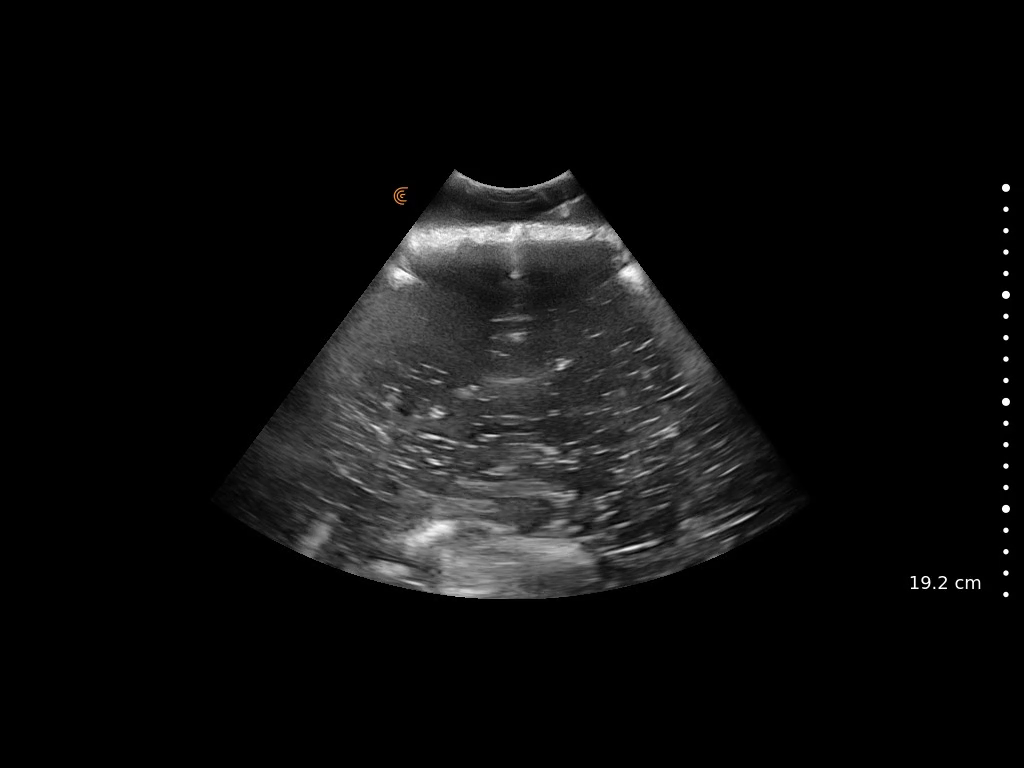
#> input picture frame 24 of Data/edited data/clarius_needleInWater.mp4, 1024 x 768 px, given in place of 102622_Water.mp4, which was not available
$ jupyter execute ROI_program.ipynb   (text cells are left out)
#> lines starting #> are read from the running program, lines starting #| are printed output that depends on the picture; after the words box and inside, x2 and y2 are one past the last pixel; in counts of white or black regions, pixels touching at a corner belong together; pictures that were not available may be replaced by others from this repository, and a replacement may not be noted
[cell 1]
import cv2
import time

import tensorflow as tf
import os
import shutil
import numpy as np
import random
from tqdm import tqdm
from skimage.io import imread, imshow
from skimage.transform import resize
import matplotlib.pyplot as plt
from pathlib import Path
import re
import cv2
from keras import backend as K
tf.__version__
import glob

#check if tensorflow gpu is being used
print("Num GPUs Available: ", len(tf.config.list_physical_devices('GPU')))
#> (this line was passed over: tensorflow is not available in this run)
print("tensorflow version:", tf.__version__)

[cell 2]
# [30 lines left out: function stackImages, not called in this run]

[cell 3]
def getContours(img,imgContour):
    contours, hierarchy = cv2.findContours(img, cv2.RETR_EXTERNAL, cv2.CHAIN_APPROX_NONE)
    for cnt in contours:
        area = cv2.contourArea(cnt)
        areaMin = 80
        if area > areaMin:
            cv2.drawContours(imgContour, cnt, -1, (255, 0, 255), 7)
            peri = cv2.arcLength(cnt, True)
            approx = cv2.approxPolyDP(cnt, 0.02 * peri, True)
            # print(len(approx))
            x , y , w, h = cv2.boundingRect(approx)
            cv2.rectangle(imgContour, (x , y ), (x + w , y + h ), (0, 255, 0), 5)

            # cv2.putText(imgContour, "Points: " + str(len(approx)), (x + w + 20, y + 20), cv2.FONT_HERSHEY_COMPLEX, .7,
            #             (0, 255, 0), 2)
            # cv2.putText(imgContour, "Area: " + str(int(area)), (x + w + 20, y + 45), cv2.FONT_HERSHEY_COMPLEX, 0.7,
            #             (0, 255, 0), 2)

[cell 4]
#Background Subtraction
#reference: https://www.geeksforgeeks.org/python-background-subtraction-using-opencv/?ref=lbp,
#Image blurring reference: https://www.geeksforgeeks.org/python-image-blurring-using-opencv/


#videos to choose from
from numpy import zeros_like


NeedleViz_path1 = 'Data/edited data/102622_Water.mp4'
NeedleViz_path2 = 'Data/edited data/102822_Water.mp4'

#control playback speed
frame_rate = 25

# vc = cv2.VideoCapture(0) #opens camera
vc = cv2.VideoCapture(NeedleViz_path1)

prev_frame_time = 0
new_frame_time = 0
average_fps_list = []

frameWidth = 440
frameHeight = 440
vc.set(3, frameWidth)
vc.set(4, frameHeight)


def empty(a):
  pass


cv2.namedWindow("Parameters")
cv2.resizeWindow("Parameters",640,240)
cv2.createTrackbar("col_initial","Parameters",100,440,empty)
cv2.createTrackbar("col_final","Parameters",300,440,empty)
cv2.createTrackbar("row_initial","Parameters",100,440,empty)
cv2.createTrackbar("row_final","Parameters",200,440,empty)


if (vc.isOpened()== False):
  print("Error opening video  file")

while(vc.isOpened()):
    rval, frame = vc.read()
#> frame is the input picture: shape (768, 1024, 3); mean B, G, R 14.1, 14.1, 14.1

    if rval == True:
        #Insert Code Here
        col_initial = cv2.getTrackbarPos("col_initial", "Parameters")
        col_final = cv2.getTrackbarPos("col_final", "Parameters")
        row_initial = cv2.getTrackbarPos("row_initial", "Parameters")
        row_final = cv2.getTrackbarPos("row_final", "Parameters")

        resized_frame = cv2.resize(frame, (frameWidth,frameHeight))
        resized_frame = cv2.cvtColor(resized_frame, cv2.COLOR_RGB2GRAY)
#> resized_frame: shape (440, 440)
        ROI_frame = resized_frame[94:348, 166:275]
         # ROI_frame = resized_frame[col_initial:col_final,row_initial:row_final]
        blank_img = zeros_like(resized_frame)

        x = 94 #initial column number
        y = 166 #initial row number

        for i in range(0, 254):
          for j in range(0, 109):

            if ROI_frame[i][j] != 0:
              blank_img[x + i, y + j] = ROI_frame[i, j]
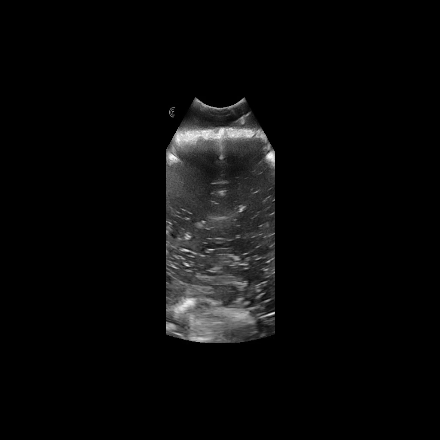
#> blank_img: shape (440, 440); min 0, max 251, mean 9.8


        #Debugging statements
        # print(ROI_frame.shape)
        # print(ROI_frame[0][1])
        # print(blank_img[0][0])


        cv2.imshow('normal frame', resized_frame)
        cv2.imshow('bounded region', ROI_frame)
        cv2.imshow('testing', blank_img)

        # Press Q on keyboard to  exit
        if cv2.waitKey(frame_rate) & 0xFF == ord('q'): #original waitkey is 25
#> (key q is pressed here)
            break

    #Break out of loop if video is done
    else:
        break

vc.release() #Release the video capture object

# Close window
cv2.destroyAllWindows()

[cell 5]
#Background Subtraction
#reference: https://www.geeksforgeeks.org/python-background-subtraction-using-opencv/?ref=lbp,
#Image blurring reference: https://www.geeksforgeeks.org/python-image-blurring-using-opencv/


#videos to choose from
NeedleViz_path1 = 'Data/edited data/102622_Water.mp4'
NeedleViz_path2 = 'Data/edited data/102822_Water.mp4'

#control playback speed
frame_rate = 25

# vc = cv2.VideoCapture(0) #opens camera
vc = cv2.VideoCapture(NeedleViz_path2)

fgbg = cv2.createBackgroundSubtractorMOG2(detectShadows=False)

prev_frame_time = 0
new_frame_time = 0
average_fps_list = []

frameWidth = 440
frameHeight = 440
vc.set(3, frameWidth)
vc.set(4, frameHeight)

# [4 lines of commented-out code are left out]

def empty(a):
  pass

if (vc.isOpened()== False):
  print("Error opening video  file")

while(vc.isOpened()):
    rval, frame = vc.read()

    if rval == True:
        #Insert Code Here

        resized_frame = cv2.resize(frame, (frameWidth,frameHeight))
        ROI_frame = resized_frame[94:348, 166:275]
#> ROI_frame: shape (254, 109, 3)

        fgmask = fgbg.apply(ROI_frame)
#> fgmask: shape (254, 109); every value is 255

        #Applying Gaussian Filter
        imgBlur = cv2.GaussianBlur(ROI_frame,(7,7), 1)
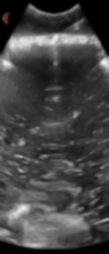
#> imgBlur: shape (254, 109, 3); mean B, G, R 68.2, 68.3, 68.3
        contrast_imgBlur = 255*imgBlur+100
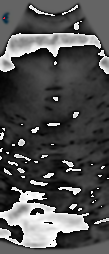
#> contrast_imgBlur: shape (254, 109, 3); mean B, G, R 80.9, 80.8, 80.8

        fgmaskV2 = fgbg.apply(contrast_imgBlur)
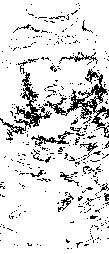
#> fgmaskV2: shape (254, 109); 87.7% white; black in thin lines or dots

        cv2.imshow('normal frame', resized_frame)
        cv2.imshow('FGmask', fgmask)
        cv2.imshow('FGmaskV2', fgmaskV2)

        # Press Q on keyboard to  exit
        if cv2.waitKey(frame_rate) & 0xFF == ord('q'): #original waitkey is 25
#> (key q is pressed here)
            break

    #Break out of loop if video is done
    else:
        break

vc.release() #Release the video capture object

# Close window
# cv2.destroyWindow("normal frame")
# cv2.destroyWindow("FGmask")
cv2.destroyAllWindows()

[cell 6]
#videos to choose from
NeedleViz_path1 = 'Data/edited data/102622_Water.mp4'
NeedleViz_path2 = 'Data/edited data/102822_Water.mp4'

#control playback speed
frame_rate = 25

# vc = cv2.VideoCapture(0) #opens camera
vc = cv2.VideoCapture(NeedleViz_path1)

fgbg = cv2.createBackgroundSubtractorMOG2(detectShadows=False)
knn = cv2.createBackgroundSubtractorKNN(detectShadows=False)

prev_frame_time = 0
new_frame_time = 0
average_fps_list = []

frameWidth = 440
frameHeight = 440
vc.set(3, frameWidth)
vc.set(4, frameHeight)

if (vc.isOpened()== False):
  print("Error opening video  file")

while(vc.isOpened()):
    rval, frame = vc.read()

    if rval == True:
        #Insert Code Here

        resized_frame = cv2.resize(frame, (frameWidth,frameHeight))
        resized_frame = cv2.cvtColor(resized_frame, cv2.COLOR_RGB2GRAY)
        ROI_frame = resized_frame[94:348, 166:275]
         # ROI_frame = resized_frame[col_initial:col_final,row_initial:row_final]
        blank_img = np.zeros_like(resized_frame)

        x = 94 #initial column number
        y = 166 #initial row number

        for i in range(0, 254):
          for j in range(0, 109):

            if ROI_frame[i][j] != 0:
              blank_img[x + i, y + j] = ROI_frame[i, j]

        fgmask = fgbg.apply(blank_img)
#> fgmask: shape (440, 440); every value is 255

        #Applying Gaussian Filter
        imgBlur = cv2.GaussianBlur(blank_img,(7,7), 1)
#> imgBlur: shape (440, 440)
        contrast_imgBlur = 255*imgBlur+100
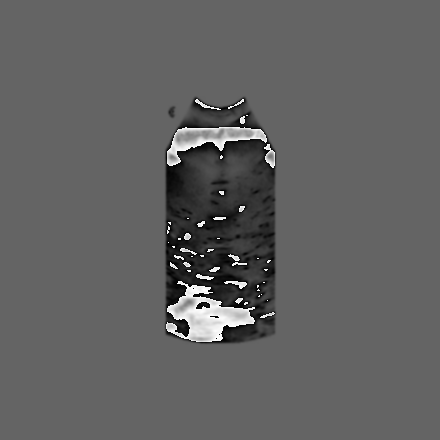
#> contrast_imgBlur: shape (440, 440); min 0, max 255, mean 97.2

        fgmaskV2 = fgbg.apply(contrast_imgBlur)
#> fgmaskV2: shape (440, 440); 96.8% white; 239 black regions (211 under 20 px), largest, box (x1, y1, x2, y2) and area: (166, 145, 275, 258) 3819, (248, 255, 269, 279) 152, (222, 286, 240, 306) 144

        fgmaskV2_color = cv2.applyColorMap(fgmaskV2, cv2.COLORMAP_INFERNO)
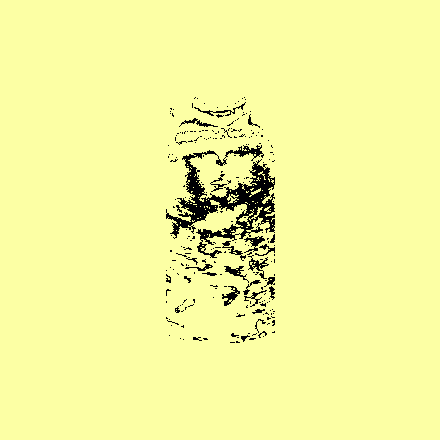
#> fgmaskV2_color: shape (440, 440, 3); mean B, G, R 158.9, 246.9, 244

        resized_frame_revert = cv2.cvtColor(resized_frame, cv2.COLOR_GRAY2RGB)

        # Debugging Statements
        cv2.imshow('normal frame', resized_frame)
        cv2.imshow('FGmask', fgmask)
        cv2.imshow('FGmaskV2', fgmaskV2)
        # print("raw image shape = {}".format(resized_frame.shape))
        # print("segmented image shape = {}".format(fgmaskV2_color.shape))
        # print("raw image shape (reverted)= {}".format(resized_frame_revert.shape))


        overlay = cv2.addWeighted(resized_frame_revert, 0.5, fgmaskV2_color, 0.5, 1.0)
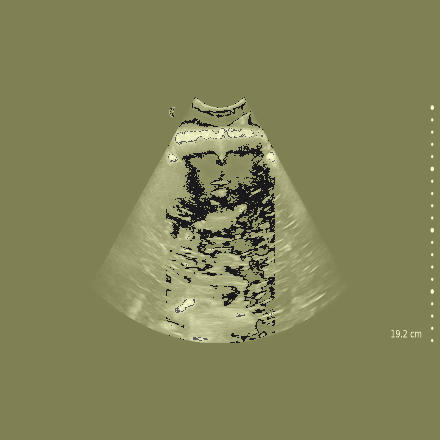
#> overlay: shape (440, 440, 3); mean B, G, R 87.5, 131.1, 130
        cv2.imshow("Bmode Overlay", overlay)

        # Press Q on keyboard to  exit
        if cv2.waitKey(frame_rate) & 0xFF == ord('q'): #original waitkey is 25
#> (key q is pressed here)
            break

    #Break out of loop if video is done
    else:
        break

vc.release() #Release the video capture object

# Close window
# cv2.destroyWindow("normal frame")@
# cv2.destroyWindow("FGmask")
cv2.destroyAllWindows()

[cell 7]
#Comments about program
# - essentially created a modified doppler mode that works specifically for the needle motion @within the desired region of interest
# - could use this modified doppler mode to apply further color detection/color motion detection and track the needle tip for further needle enhancement

[cell 8]
#videos to choose from
NeedleViz_path1 = 'Data/edited data/102622_Water.mp4'
NeedleViz_path2 = 'Data/edited data/102822_Water.mp4'

#control playback speed
frame_rate = 25

# vc = cv2.VideoCapture(0) #opens camera
vc = cv2.VideoCapture(NeedleViz_path2)

fgbg = cv2.createBackgroundSubtractorMOG2() #pretty good: (100,200)
knn = cv2.createBackgroundSubtractorKNN(detectShadows=False)

prev_frame_time = 0
new_frame_time = 0
average_fps_list = []

frameWidth = 440
frameHeight = 440
vc.set(3, frameWidth)
vc.set(4, frameHeight)

if (vc.isOpened()== False):
  print("Error opening video  file")

while(vc.isOpened()):
    rval, frame = vc.read()

    if rval == True:
        #Insert Code Here


        #Initial Frame preprocessing
        resized_frame = cv2.resize(frame, (frameWidth,frameHeight))
        resized_frame = cv2.cvtColor(resized_frame, cv2.COLOR_RGB2GRAY)


        #Achieving desired region of interest within Raw Frame
        ROI_frame = resized_frame[94:348, 166:275]
         # ROI_frame = resized_frame[col_initial:col_final,row_initial:row_final]
        blank_img = np.zeros_like(resized_frame)
        imgContour = blank_img.copy()

        x = 94 #initial column number
        y = 166 #initial row number
        for i in range(0, 254):
          for j in range(0, 109):

            if ROI_frame[i][j] != 0:
              blank_img[x + i, y + j] = ROI_frame[i, j]

        fgmask = fgbg.apply(blank_img)
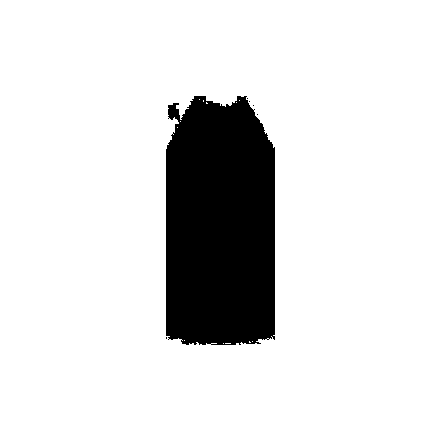
#> fgmask: shape (440, 440); values 127 (black) and 255 (white), 86.9% white; 6 black regions (5 under 20 px), largest, box (x1, y1, x2, y2) and area: (166, 96, 275, 345) 25272

        #Applying Basic Filters
        #############################################################
        imgBlur = cv2.GaussianBlur(blank_img,(7,7), 1)
        gaussian = 255*imgBlur+100
        # median = cv2.medianBlur(contrast_imgBlur, 7)
        ##############################################################

        #Applying Background Subtraction (detecting regions of motion within frame)
        fgmaskV2 = fgbg.apply(imgBlur)


        #Applying Contour detection (detectiong only regions past certain size)
        imgCanny_initial = cv2.Canny(imgBlur, 155, 191)
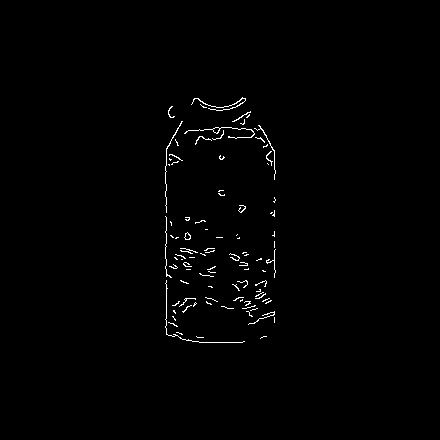
#> imgCanny_initial: shape (440, 440); 0.88% white in thin lines or dots, all inside (x1, y1, x2, y2) = (165, 97, 276, 343)
        getContours(fgmaskV2,imgContour)
#> in getContours, `contours, hierarchy = cv2.findContours(img, cv2.RETR_EXTERNAL, cv2.CHA..`: contours = 414 contours, 398 with area under 20; largest, box (x1, y1, x2, y2) and area: (165, 214, 194, 279) 166, (192, 97, 246, 112) 119, (257, 310, 276, 325) 70, (165, 146, 169, 213) 65, (177, 246, 197, 259) 58
#> the loop in getContours, `for cnt in contours:` made 414 passes
#> (area, peri, x, y, w, h) on passes 248, 414: (165.5, 380.9, 165, 214, 29, 65), (119, 152.2, 192, 97, 54, 15)
#> area on passes 7, 50: 50, 70
#> after the loop in getContours, `for cnt in contours:`: imgContour: shape (440, 440); 0.54% white; 7 white regions (4 under 20 px), largest, box (x1, y1, x2, y2) and area: (169, 218, 191, 276) 625, (196, 101, 243, 109) 348, (161, 210, 167, 276) 68

        #Applying trajectory/velocity tracking (detecting orientation of motion and see how fast region is moving)


        #Overlaying segmentations onto B-mode image
        #############################################################################################
        fgmaskV2_color = cv2.applyColorMap(imgContour, cv2.COLORMAP_INFERNO)
        resized_frame_revert = cv2.cvtColor(resized_frame, cv2.COLOR_GRAY2RGB)
        overlay = cv2.addWeighted(resized_frame_revert, 0.5, fgmaskV2_color, 0.5, 1.0)
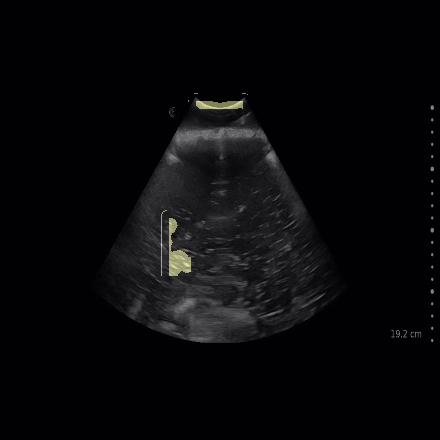
#> overlay: shape (440, 440, 3); mean B, G, R 10.5, 8.7, 8.7
        cv2.imshow("Bmode Overlay", overlay)
        ###########################################################################################

        # Debugging Statements
        cv2.imshow('normal frame', resized_frame)
        cv2.imshow('FGmask', fgmask)
        cv2.imshow('FGmaskV2', fgmaskV2)
        cv2.imshow('Canny', imgCanny_initial)
        cv2.imshow('Contour', imgContour)
        # print("raw image shape = {}".format(resized_frame.shape))
        # print("segmented image shape = {}".format(fgmaskV2_color.shape))
        # print("raw image shape (reverted)= {}".format(resized_frame_revert.shape))

        # Press Q on keyboard to  exit
        if cv2.waitKey(frame_rate) & 0xFF == ord('q'): #original waitkey is 25
#> (key q is pressed here)
            break

    #Break out of loop if video is done
    else:
        break

vc.release() #Release the video capture object

# Close window
cv2.destroyAllWindows()

$ run again, starting later in the video
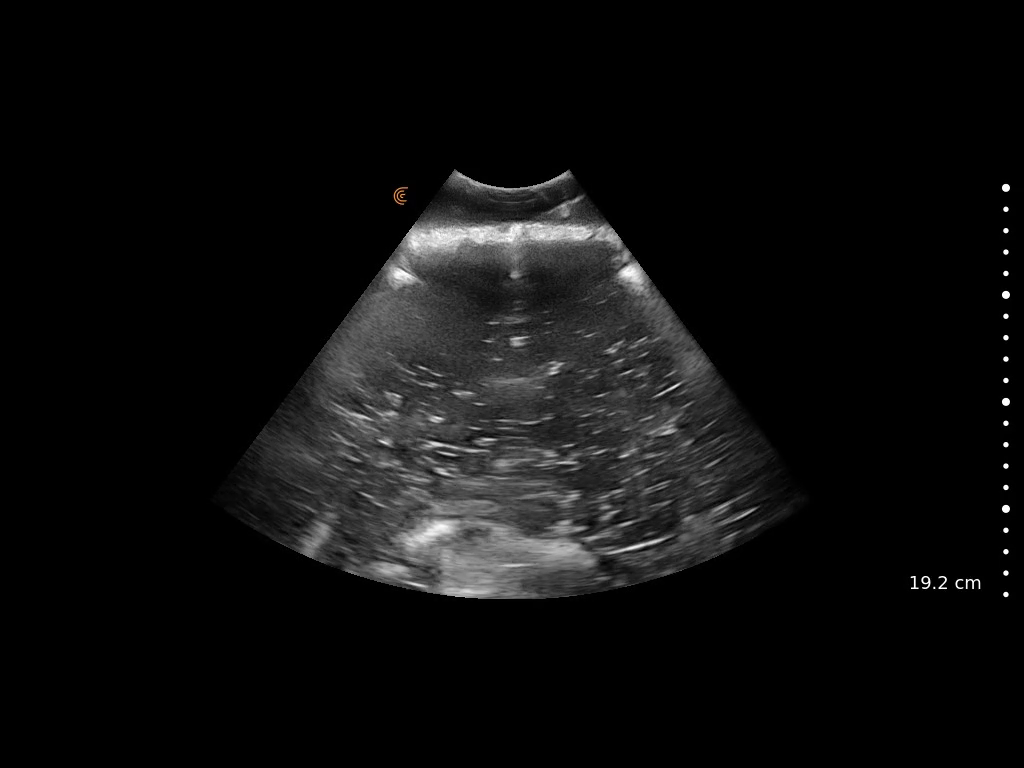
#> input picture frame 109 of Data/edited data/clarius_needleInWater.mp4, 1024 x 768 px, given in place of 102622_Water.mp4, which was not available
#> frame is the input picture: shape (768, 1024, 3); mean B, G, R 14.1, 14.1, 14.1
#> `fgmaskV2 = fgbg.apply(contrast_imgBlur)`:
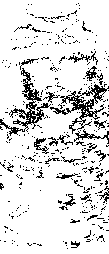
#> fgmaskV2: shape (254, 109); 87.1% white; black in thin lines or dots
#> imgCanny_initial: shape (440, 440); 0.89% white in thin lines or dots, all inside (x1, y1, x2, y2) = (165, 97, 276, 343)
#> contours = 417 contours, 402 with area under 20; largest, box (x1, y1, x2, y2) and area: (179, 249, 214, 263) 146, (192, 97, 246, 111) 121, (165, 222, 175, 337) 112, (255, 310, 276, 325) 74, (165, 146, 169, 213) 66
#> the loop in getContours, `for cnt in contours:` made 417 passes
#> (area, peri, approx, x, y, w, h) on pass 229: (112.5, 306.9, [[165, 222], [170, 336], [165, 229], [174, 226]], 165, 222, 10, 115)
#> `overlay = cv2.addWeighted(resized_frame_revert, 0.5, fgmaskV2_color, 0..`:
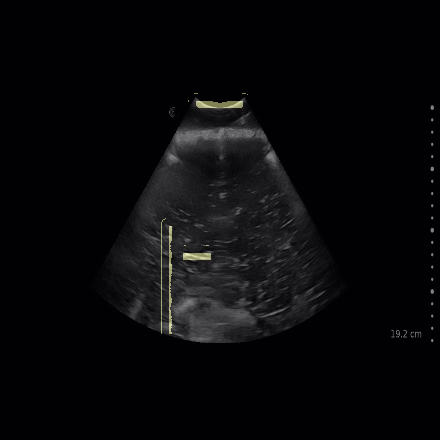
#> overlay: shape (440, 440, 3); mean B, G, R 10.4, 8.6, 8.6

$ run again, starting later in the video
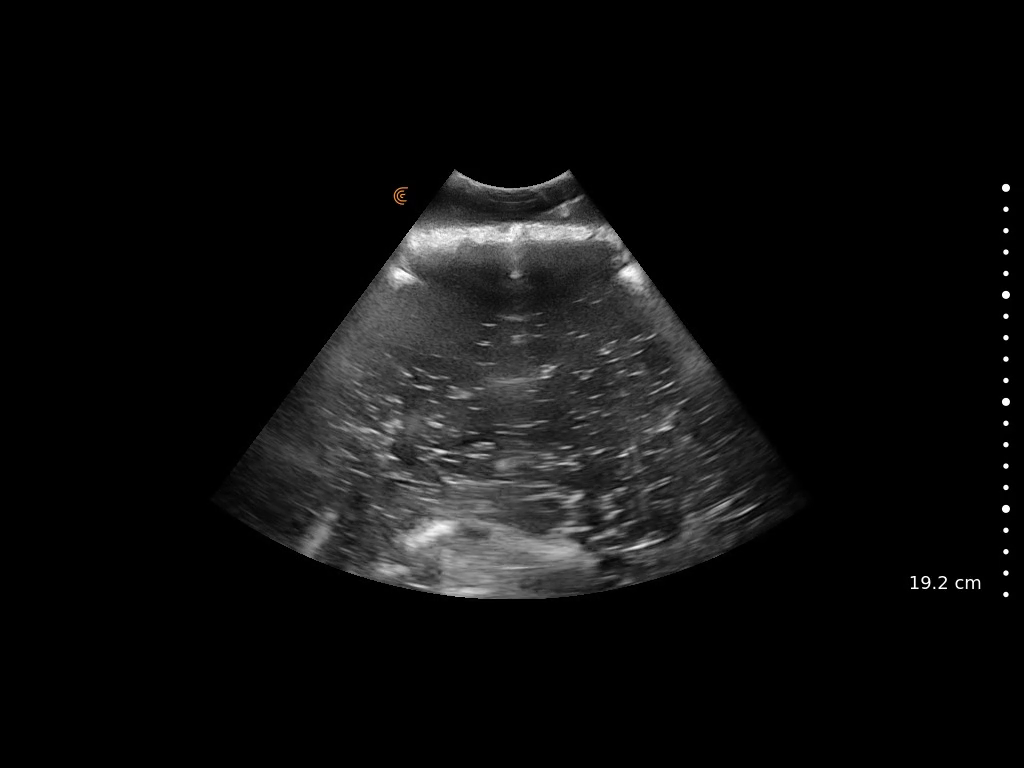
#> input picture frame 194 of Data/edited data/clarius_needleInWater.mp4, 1024 x 768 px, given in place of 102622_Water.mp4, which was not available
#> frame is the input picture: shape (768, 1024, 3); mean B, G, R 14.1, 14.1, 14.1
#> imgCanny_initial: shape (440, 440); 0.86% white in thin lines or dots, all inside (x1, y1, x2, y2) = (165, 97, 276, 343)
#> contours = 413 contours, 398 with area under 20; largest, box (x1, y1, x2, y2) and area: (165, 146, 201, 281) 229, (192, 97, 246, 111) 120, (178, 249, 198, 268) 58, (165, 282, 176, 337) 52, (184, 339, 236, 344) 50
#> the loop in getContours, `for cnt in contours:` made 413 passes
#> (area, peri, approx, x, y, w, h) on pass 316: (229, 458.5, [[167, 146], [165, 275], [200, 271], [166, 273]], 165, 146, 36, 130)
#> `overlay = cv2.addWeighted(resized_frame_revert, 0.5, fgmaskV2_color, 0..`:
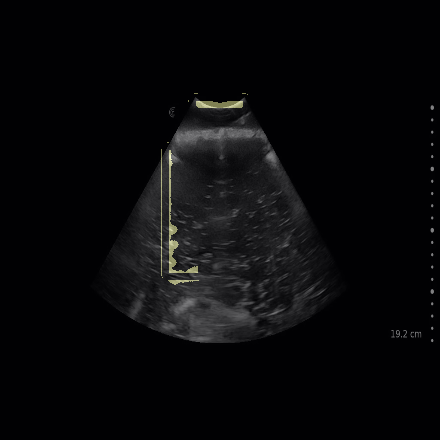
#> overlay: shape (440, 440, 3); mean B, G, R 10.5, 8.7, 8.7
